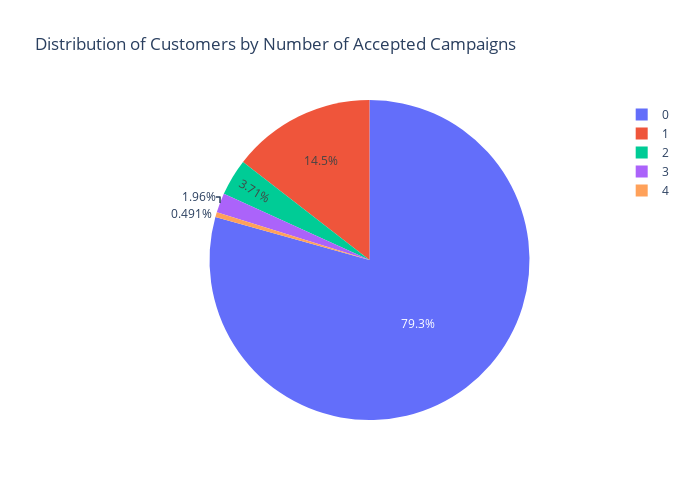

Notebook cell for this chart:
### Markdown cell above
#### Observations:
- The highest number of customers accepted the last campaign.
- Only a few customers accepted campaign 2.

### Code cell
df['Accepted_campaign'] = df['AcceptedCmp1'] + df['AcceptedCmp2'] + df['AcceptedCmp3'] + df['AcceptedCmp4'] + df['AcceptedCmp5'] 
accepted = df['Accepted_campaign'].value_counts()

fig = px.pie(accepted, values = accepted.values, names = accepted.index, title = 'Distribution of Customers by Number of Accepted Campaigns')
fig.update_layout(width=700, height=500)
fig.show()

### Figure 1 — Plotly figure (JSON) as saved in the notebook; plotly's stock layout.template omitted (floating-point values rounded to 4 significant figures)
{"data": [{"domain": {"x": [0, 1], "y": [0, 1]}, "hovertemplate": "Accepted_campaign=%{label}<br>value=%{value}<extra></extra>", "labels": [0, 1, 2, 3, 4], "legendgroup": "", "name": "", "showlegend": true, "type": "pie", "values": [1777, 325, 83, 44, 11]}], "layout": {"height": 500, "legend": {"tracegroupgap": 0}, "title": {"text": "Distribution of Customers by Number of Accepted Campaigns"}, "width": 700}}
